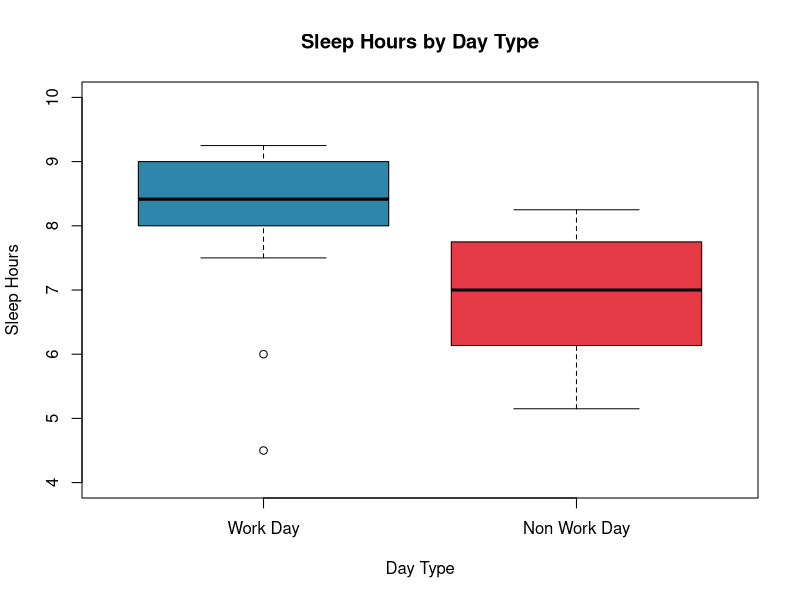
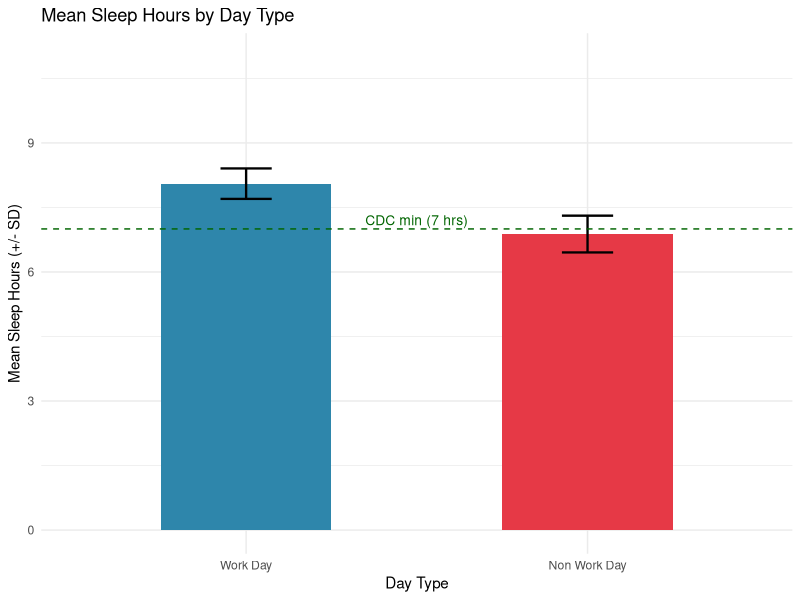
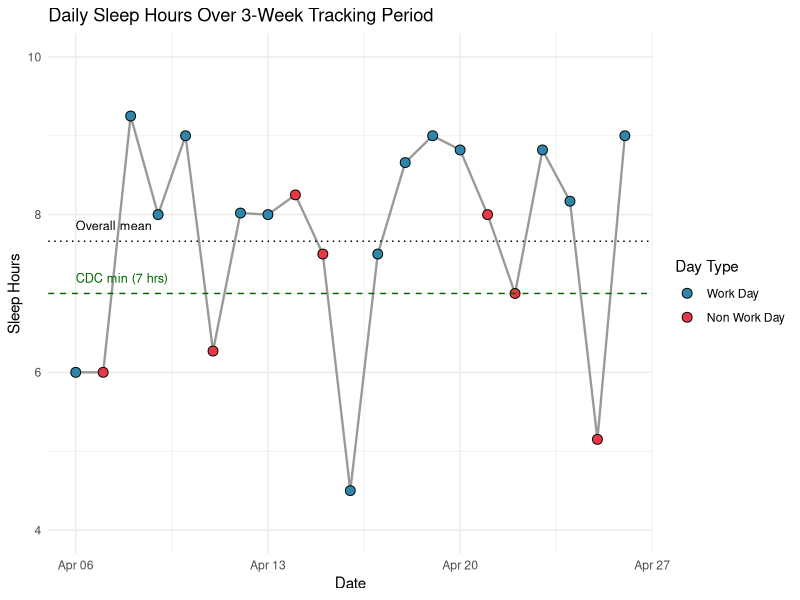

Write R code to recreate these figures, in order.
## ---- chunk 1
knitr::opts_chunk$set(echo = TRUE)
## ---- chunk 2
library(readxl)
library(ggplot2)
## ---- chunk 3
sleep_data <- data.frame(
  Date = as.Date(c("2026-04-06","2026-04-07","2026-04-08","2026-04-09","2026-04-10",
                   "2026-04-11","2026-04-12","2026-04-13","2026-04-14","2026-04-15",
                   "2026-04-16","2026-04-17","2026-04-18","2026-04-19","2026-04-20",
                   "2026-04-21","2026-04-22","2026-04-23","2026-04-24","2026-04-25",
                   "2026-04-26")),
  Day_of_Week = c("Monday","Tuesday","Wednesday","Thursday","Friday",
                  "Saturday","Sunday","Monday","Tuesday","Wednesday",
                  "Thursday","Friday","Saturday","Sunday","Monday",
                  "Tuesday","Wednesday","Thursday","Friday","Saturday","Sunday"),
  Day_Type = c("Work Day","Non Work Day","Work Day","Work Day","Work Day",
               "Non Work Day","Work Day","Work Day","Non Work Day","Non Work Day",
               "Work Day","Work Day","Work Day","Work Day","Work Day",
               "Non Work Day","Non Work Day","Work Day","Work Day","Non Work Day","Work Day"),
  Sleep_Hours = c(6, 6, 9.25, 8, 9,
                  6.27, 8.02, 8, 8.25, 7.5,
                  4.5, 7.5, 8.66, 9, 8.82,
                  8, 7, 8.82, 8.17, 5.15, 9),
  School = factor(c("yes","no","no","yes","no",
                    "no","no","yes","no","no",
                    "yes","no","no","no","yes",
                    "no","no","yes","no","no","no"),
                  levels = c("yes","no"),
                  labels = c("School Day","No School"))
)

sleep_data$Day_Type <- factor(sleep_data$Day_Type,
                              levels = c("Work Day", "Non Work Day"))

# Quick look at the data
cat("\n--- Structure of the data ---\n")
str(sleep_data)

cat("\n--- First 6 rows ---\n")
print(head(sleep_data))

cat("\n--- Counts per group ---\n")
print(table(sleep_data$Day_Type))

# 2. Summary statistics
cat("\n--- Overall summary of Sleep_Hours ---\n")
print(summary(sleep_data$Sleep_Hours))

cat("\n--- Group statistics (n, mean, median, sd, min, max) ---\n")
group_stats <- aggregate(
  Sleep_Hours ~ Day_Type,
  data = sleep_data,
  FUN  = function(x) c(
    n      = length(x),
    mean   = round(mean(x), 2),
    median = round(median(x), 2),
    sd     = round(sd(x), 2),
    min    = min(x),
    max    = max(x)
  )
)
print(group_stats)

# 3a. Boxplot
boxplot(Sleep_Hours ~ Day_Type,
        data  = sleep_data,
        main  = "Sleep Hours by Day Type",
        col   = c("#2E86AB", "#E63946"),
        xlab  = "Day Type",
        ylab  = "Sleep Hours",
        ylim  = c(4, 10))

# 3b. Bar chart with error bars using ggplot2


ggplot(sleep_data, aes(x = Day_Type, y = Sleep_Hours, fill = Day_Type)) +
  stat_summary(fun = mean, geom = "bar", width = 0.5) +
  stat_summary(fun.data = mean_se, geom = "errorbar", width = 0.15, linewidth = 0.8) +
  geom_hline(yintercept = 7, linetype = "dashed", color = "darkgreen") +
  annotate("text", x = 1.5, y = 7.2, label = "CDC min (7 hrs)", color = "darkgreen", size = 3.5) +
  scale_fill_manual(values = c("Work Day" = "#2E86AB", "Non Work Day" = "#E63946")) +
  labs(title = "Mean Sleep Hours by Day Type",
       x = "Day Type",
       y = "Mean Sleep Hours (+/- SD)") +
  ylim(0, 11) +
  theme_minimal() +
  theme(legend.position = "none")

# 3c. Daily time series
ggplot(sleep_data, aes(x = Date, y = Sleep_Hours, color = Day_Type)) +
  geom_line(color = "gray60", linewidth = 0.8) +
  geom_point(aes(fill = Day_Type), pch = 21, color = "black", size = 3) +
  geom_hline(yintercept = mean(sleep_data$Sleep_Hours), linetype = "dotted", color = "black") +
  geom_hline(yintercept = 7, linetype = "dashed", color = "darkgreen") +
  annotate("text", x = min(sleep_data$Date), y = 7.2, 
           label = "CDC min (7 hrs)", color = "darkgreen", size = 3.2, hjust = 0) +
  annotate("text", x = min(sleep_data$Date), 
           y = mean(sleep_data$Sleep_Hours) + 0.2,
           label = "Overall mean", color = "black", size = 3.2, hjust = 0) +
  scale_fill_manual(values = c("Work Day" = "#2E86AB", "Non Work Day" = "#E63946")) +
  scale_color_manual(values = c("Work Day" = "#2E86AB", "Non Work Day" = "#E63946")) +
  labs(title = "Daily Sleep Hours Over 3-Week Tracking Period",
       x = "Date",
       y = "Sleep Hours",
       fill = "Day Type") +
  ylim(4, 10) +
  theme_minimal() +
  guides(color = "none")

# 4. T-Test + Decision
test_result <- t.test(Sleep_Hours ~ Day_Type,
                      data        = sleep_data,
                      alternative = "two.sided")

cat("\n--- t-test result ---\n")
print(test_result)

alpha <- 0.05
p_val <- test_result$p.value

cat(sprintf("\nt-statistic = %.4f\n", test_result$statistic))
cat(sprintf("df          = %.4f\n", test_result$parameter))
cat(sprintf("p-value     = %.4f\n", p_val))
cat(sprintf("alpha       = %.2f\n\n", alpha))

if (p_val < alpha) {
  cat("Decision: REJECT H0 — there IS a significant difference in mean sleep hours between work and non-work days.\n")
} else {
  cat("Decision: FAIL TO REJECT H0 — there is NOT enough evidence to conclude the mean sleep hours differ.\n")
}
